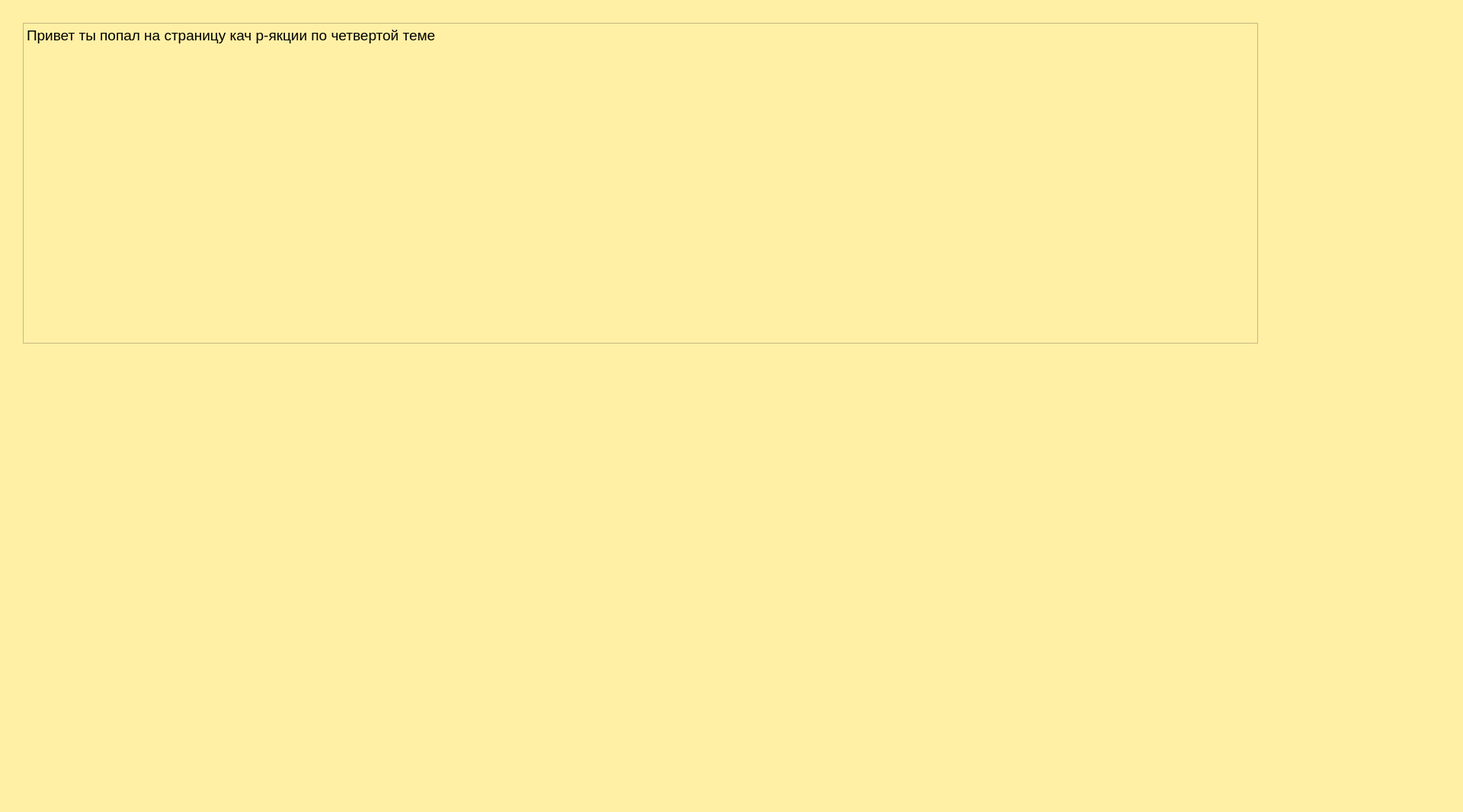
<?xml version="1.0" encoding="UTF-8"?>
<ui version="4.0">
 <class>Theme1</class>
 <widget class="QWidget" name="Theme1">
  <property name="geometry">
   <rect>
    <x>0</x>
    <y>0</y>
    <width>1920</width>
    <height>1066</height>
   </rect>
  </property>
  <property name="windowTitle">
   <string>Form</string>
  </property>
  <property name="styleSheet">
   <string notr="true">background-color: rgb(255, 240, 165);
color: rgb(255, 240, 165);</string>
  </property>
  <widget class="QTextBrowser" name="textBrowser">
   <property name="geometry">
    <rect>
     <x>30</x>
     <y>30</y>
     <width>1621</width>
     <height>421</height>
    </rect>
   </property>
   <property name="font">
    <font>
     <pointsize>12</pointsize>
    </font>
   </property>
   <property name="styleSheet">
    <string notr="true">color: rgb(255, 255, 255);
color: rgb(0, 0, 0);</string>
   </property>
   <property name="html">
    <string>&lt;!DOCTYPE HTML PUBLIC &quot;-//W3C//DTD HTML 4.0//EN&quot; &quot;http://www.w3.org/TR/REC-html40/strict.dtd&quot;&gt;
&lt;html&gt;&lt;head&gt;&lt;meta name=&quot;qrichtext&quot; content=&quot;1&quot; /&gt;&lt;style type=&quot;text/css&quot;&gt;
p, li { white-space: pre-wrap; }
&lt;/style&gt;&lt;/head&gt;&lt;body style=&quot; font-family:'MS Shell Dlg 2'; font-size:12pt; font-weight:400; font-style:normal;&quot;&gt;
&lt;p style=&quot; margin-top:0px; margin-bottom:0px; margin-left:0px; margin-right:0px; -qt-block-indent:0; text-indent:0px;&quot;&gt;&lt;span style=&quot; font-size:14pt;&quot;&gt;Привет ты попал на страницу кач р-якции по четвертой теме &lt;/span&gt;&lt;/p&gt;&lt;/body&gt;&lt;/html&gt;</string>
   </property>
  </widget>
 </widget>
 <resources/>
 <connections/>
</ui>
